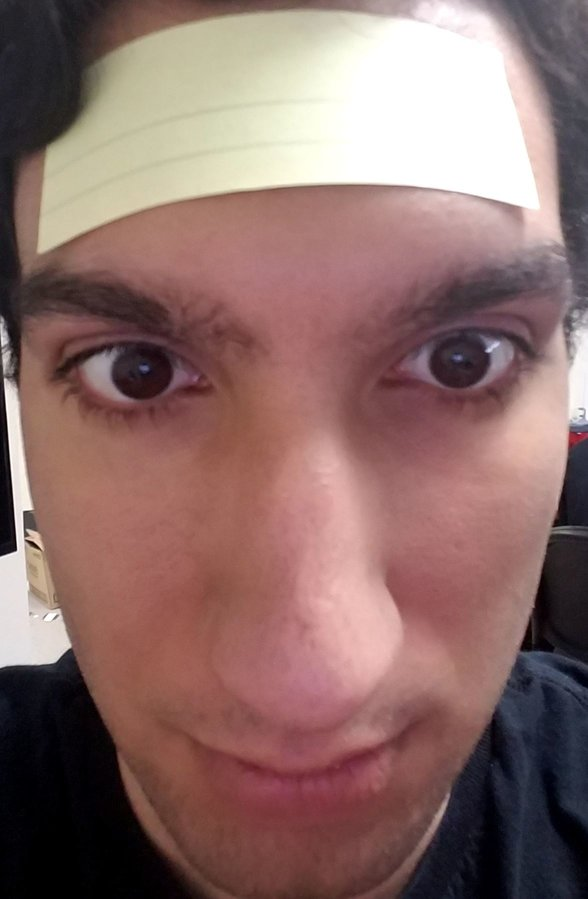
#> input picture test.jpg, 588 x 899 px
$ python ipd.py
#> lines starting #> are read from the running program, lines starting #| are printed output that depends on the picture; long printed decimals are rounded
import cv2
import numpy as np
import argparse

import math
from scipy.spatial import distance


# [5 lines of commented-out code are left out]
img = cv2.imread("test.jpg", 0)
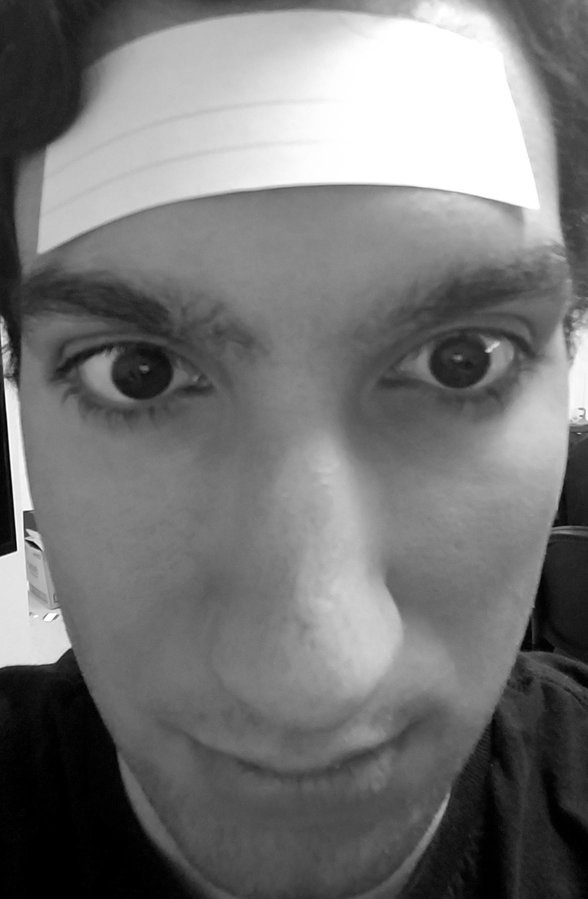
#> img: shape (899, 588); min 0, max 255, mean 117.8
img = cv2.medianBlur(img,5)
cimg = cv2.cvtColor(img,cv2.COLOR_GRAY2BGR)

cv2.namedWindow("Display", flags= cv2.WINDOW_AUTOSIZE)

circles = cv2.HoughCircles(img,cv2.HOUGH_GRADIENT,1,100,
                           param1=50,param2=25,minRadius=10,maxRadius=30)
#> circles = [[141.5, 370.5, 29.4], [456.5, 358.5, 29.3]]

circles = np.uint16(np.around(circles))
#> circles = [[142, 370, 29], [456, 358, 29]]

#coordinates of pupils
point1x = 0.0
point1y = 0.0
point2x = 0.0
point2y = 0.0

#coordinates of object on forehead
leftpointx = 0
leftpointy = 0
rightpointx = 0
rightpointy = 0

#coordinates of pupils in case hough circles doesn't work
leftpointx2 = 0
leftpointy2 = 0
rightpointx2 = 0
rightpointy2 = 0

objectexist = 0

m = 0
k = 0

dist = 0 #distance of pupils in pixels
dist2 = 0 #distance of object in pixels

mm = 100 #distance of object in mm


n = 1


for i in circles[0,:]:
    # draw the outer circle

    cv2.circle(cimg,(i[0],i[1]),i[2],(0,255,0),2)
    # draw the center of the circle
    cv2.circle(cimg,(i[0],i[1]),2,(0,0,255),3)
    if n == 1:
        n = 2
        point1x = float(i[0])
        point1y = float(i[1])
    elif n==2 :
        point2x = float(i[0])
        point2y = float(i[1])
#> this loop made 2 passes
#> (i, n, point1x, point1y) on pass 1: ([142, 370, 29], 2, 142, 370)
#> (i, point2x, point2y) on pass 2: ([456, 358, 29], 456, 358)
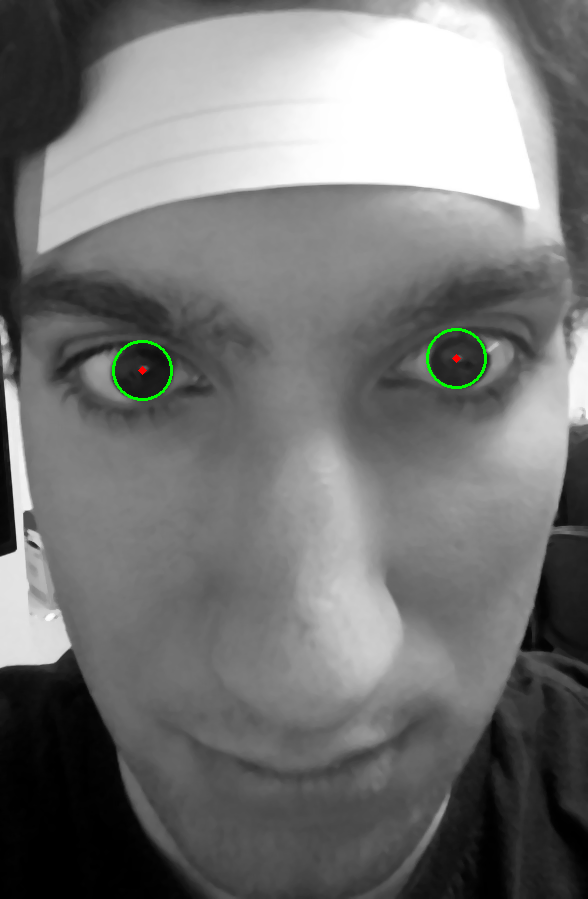
#> cimg: shape (899, 588, 3); mean B, G, R 117.7, 118.2, 117.7
#> after the loop, n = 2; point1x = 142; point1y = 370

    #print(" " + point1x + ", " + point1y + ", " + point2x + ", " + point2y)

print(point1x)
#| 142.0
print(point1y)
#| 370.0
print(point2x)
#| 456.0
print(point2y)
#| 358.0


dist = math.hypot(point2x - point1x, point2y - point1y) #ipd in pixels
#> dist = 314.2

#if dist < 10000:
print(dist)
#| 314.229


# [51 lines left out: function my_mouse_callback, not called in this run]

cv2.setMouseCallback("Display",my_mouse_callback,cimg)


while(1):
    cv2.imshow("Display",cimg)

    if dist2 == 0 and dist < 10000:
        c = cv2.waitKey(0)
#> (key Esc is pressed here)
        if c == 32: #spacebar
            dist2 = 500
            distanceInMM = dist * (mm / dist2)  # ipd in mm
            print("IPD in mm = " + str(distanceInMM))

    if cv2.waitKey(15)%0x100==27:break		# waiting for clicking escape key
#> (key Esc is pressed here)
cv2.destroyWindow("Display")


#cv2.imshow('detected circles',cimg)


#cv2.waitKey(0)
#cv2.destroyAllWindows()

$ run again, with julian.jpg copied over test.jpg
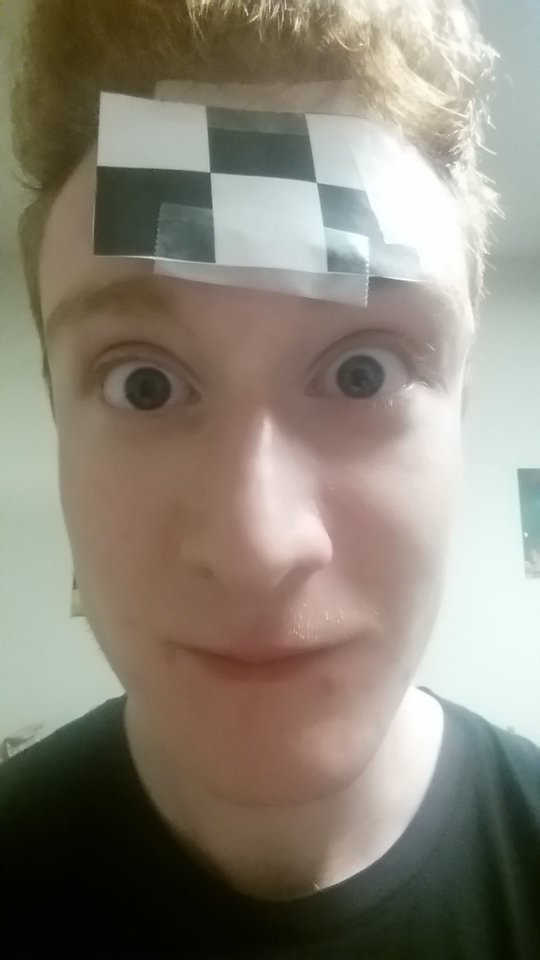
#> input picture julian.jpg, 540 x 960 px
#> `img = cv2.imread("test.jpg", 0)`:
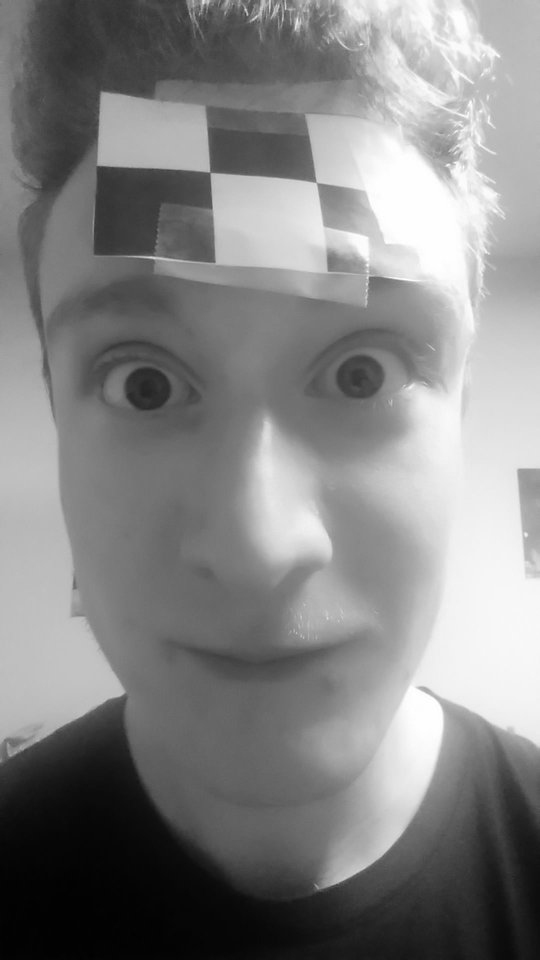
#> img: shape (960, 540); min 1, max 255, mean 131.5
#> `circles = cv2.HoughCircles(img,cv2.HOUGH_GRADIENT,1,100, param1=50,par..`: circles = [[146.5, 387.5, 22.3], [360.5, 377.5, 23.4], [449.5, 28.5, 12.5]]
#> `circles = np.uint16(np.around(circles))`: circles = [[146, 388, 22], [360, 378, 23], [450, 28, 12]]
#> the loop `for i in circles[0,:]:` made 3 passes
#> (i, n, point1x, point1y) on pass 1: ([146, 388, 22], 2, 146, 388)
#> after the loop `for i in circles[0,:]:`:
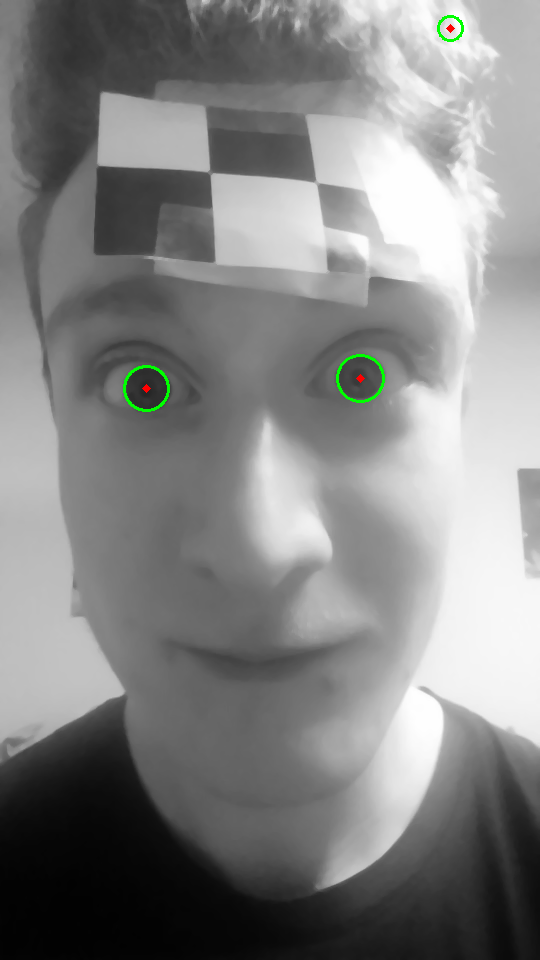
#> cimg: shape (960, 540, 3); mean B, G, R 131.2, 131.8, 131.3
#> after the loop `for i in circles[0,:]:`: n = 2; point1x = 146; point1y = 388
#| 146.0
#| 388.0
#| 450.0
#| 28.0
#> dist = 471.2
#| 471.186

$ run again, with kt.jpg copied over test.jpg
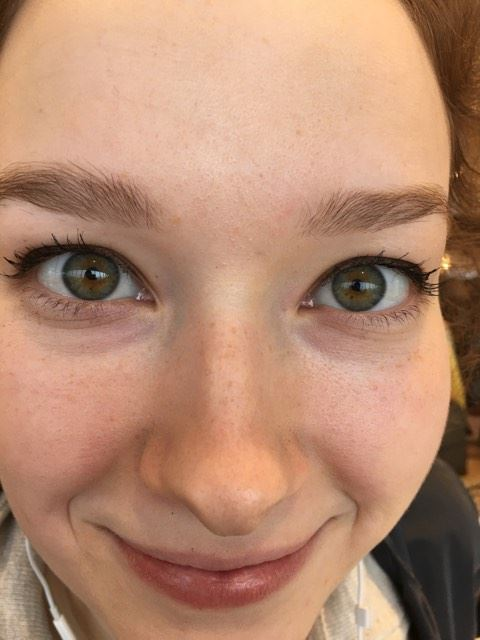
#> input picture kt.jpg, 480 x 640 px
#> `img = cv2.imread("test.jpg", 0)`:
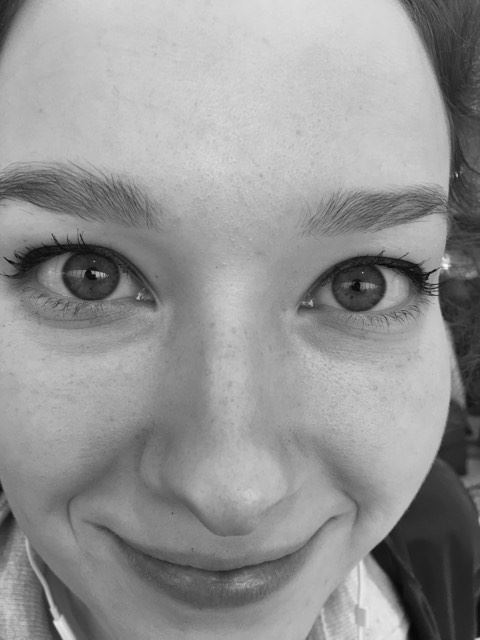
#> img: shape (640, 480); min 0, max 253, mean 147.8
#> `circles = cv2.HoughCircles(img,cv2.HOUGH_GRADIENT,1,100, param1=50,par..`: circles = [[90.5, 271.5, 29.4], [358.5, 284.5, 27.2]]
#> `circles = np.uint16(np.around(circles))`: circles = [[90, 272, 29], [358, 284, 27]]
#> the loop `for i in circles[0,:]:` made 2 passes
#> (i, n, point1x, point1y) on pass 1: ([90, 272, 29], 2, 90, 272)
#> after the loop `for i in circles[0,:]:`:
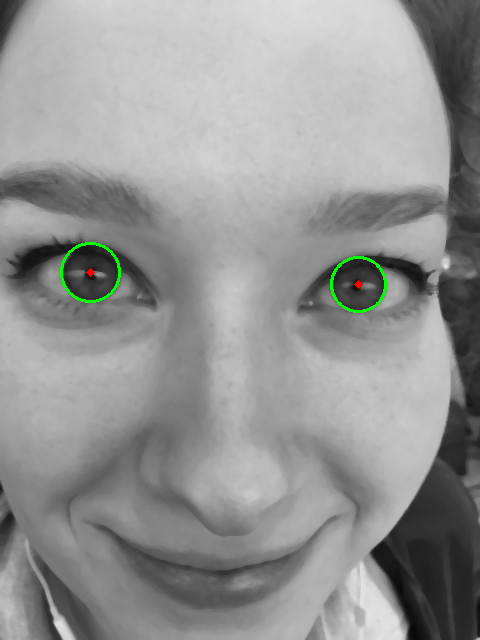
#> cimg: shape (640, 480, 3); mean B, G, R 147.6, 148.5, 147.7
#> after the loop `for i in circles[0,:]:`: n = 2; point1x = 90; point1y = 272
#| 90.0
#| 272.0
#| 358.0
#| 284.0
#> dist = 268.3
#| 268.269

$ run again, with lasttry1.jpg copied over test.jpg
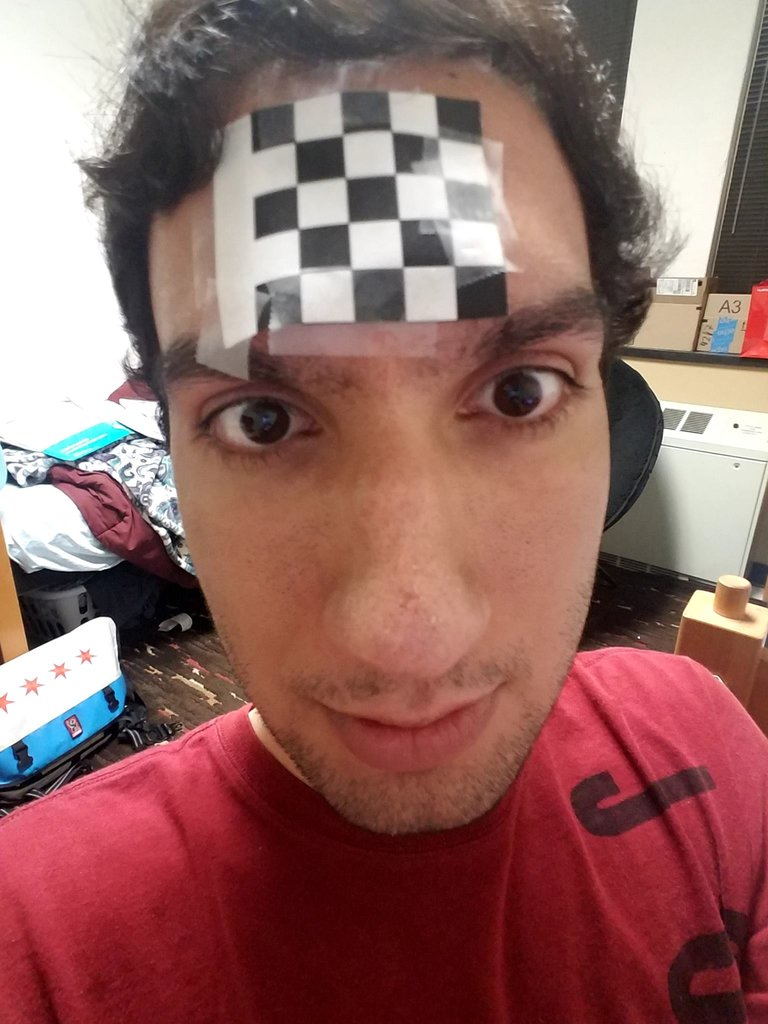
#> input picture lasttry1.jpg, 768 x 1024 px
#> `img = cv2.imread("test.jpg", 0)`:
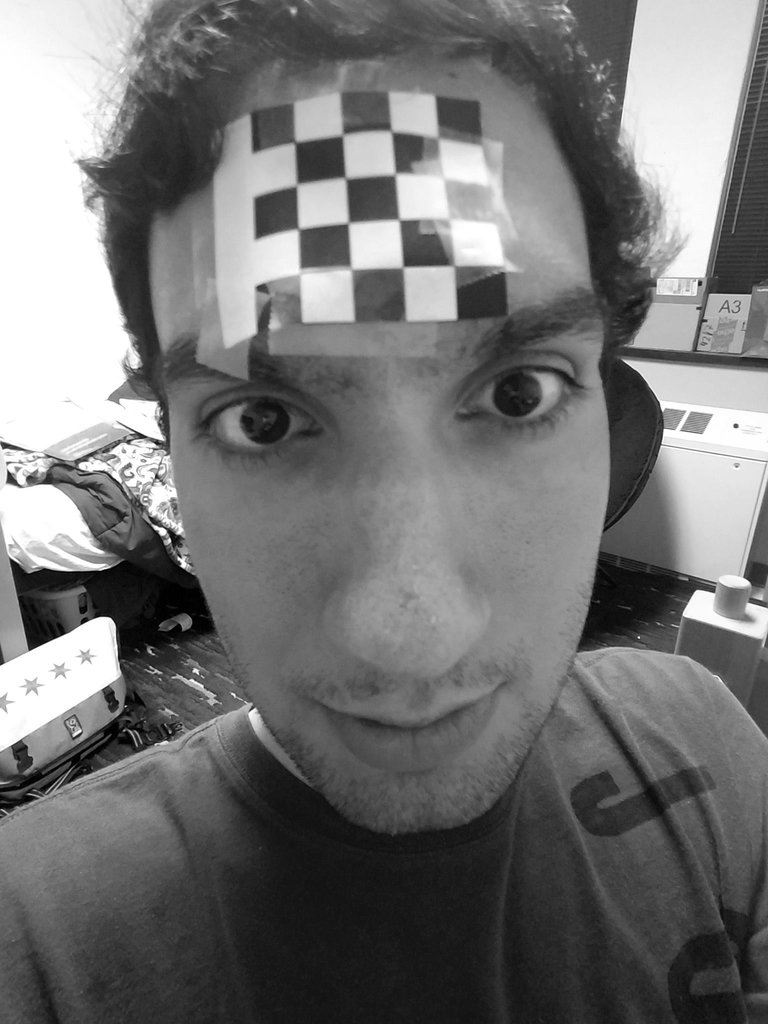
#> img: shape (1024, 768); min 0, max 255, mean 115.6
#> `circles = cv2.HoughCircles(img,cv2.HOUGH_GRADIENT,1,100, param1=50,par..`: circles = [[264.5, 417.5, 26], [515.5, 390.5, 26], [108.5, 753.5, 21.7], [136.5, 463.5, 21.7], [733.5, 600.5, 19.4]]
#> `circles = np.uint16(np.around(circles))`: circles = [[264, 418, 26], [516, 390, 26], [108, 754, 22], [136, 464, 22], [734, 600, 19]]
#> the loop `for i in circles[0,:]:` made 5 passes
#> (i, n, point1x, point1y) on pass 1: ([264, 418, 26], 2, 264, 418)
#> after the loop `for i in circles[0,:]:`:
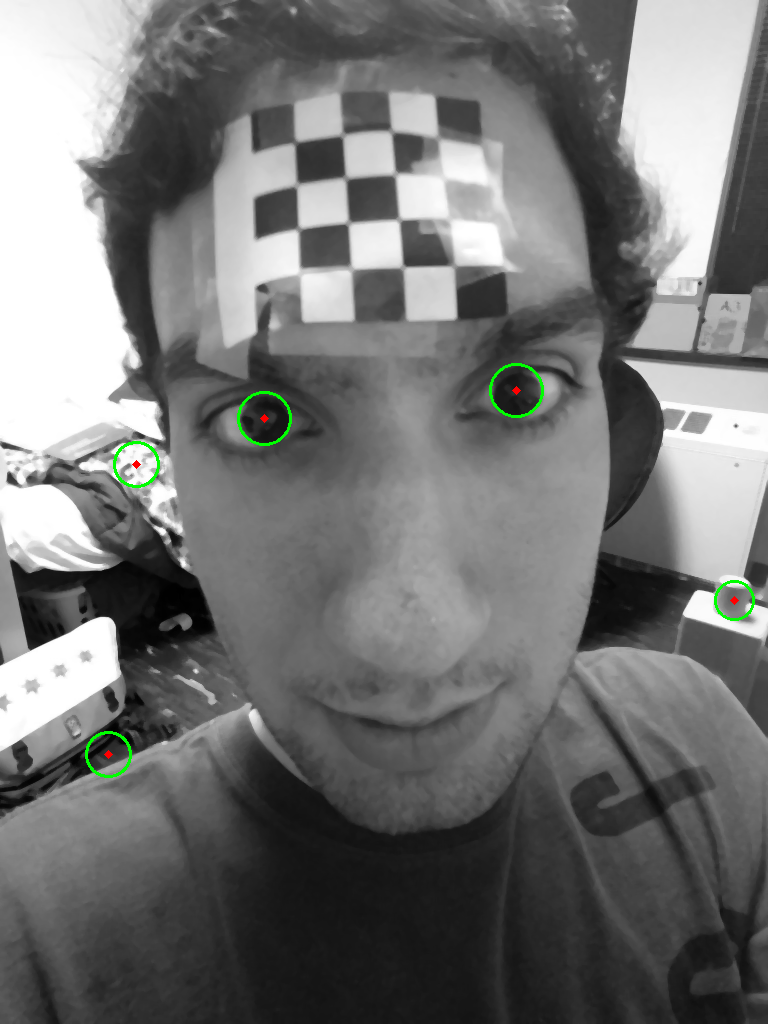
#> cimg: shape (1024, 768, 3); mean B, G, R 115.3, 116, 115.4
#> after the loop `for i in circles[0,:]:`: n = 2; point1x = 264; point1y = 418
#| 264.0
#| 418.0
#| 734.0
#| 600.0
#> dist = 504
#| 504.008
